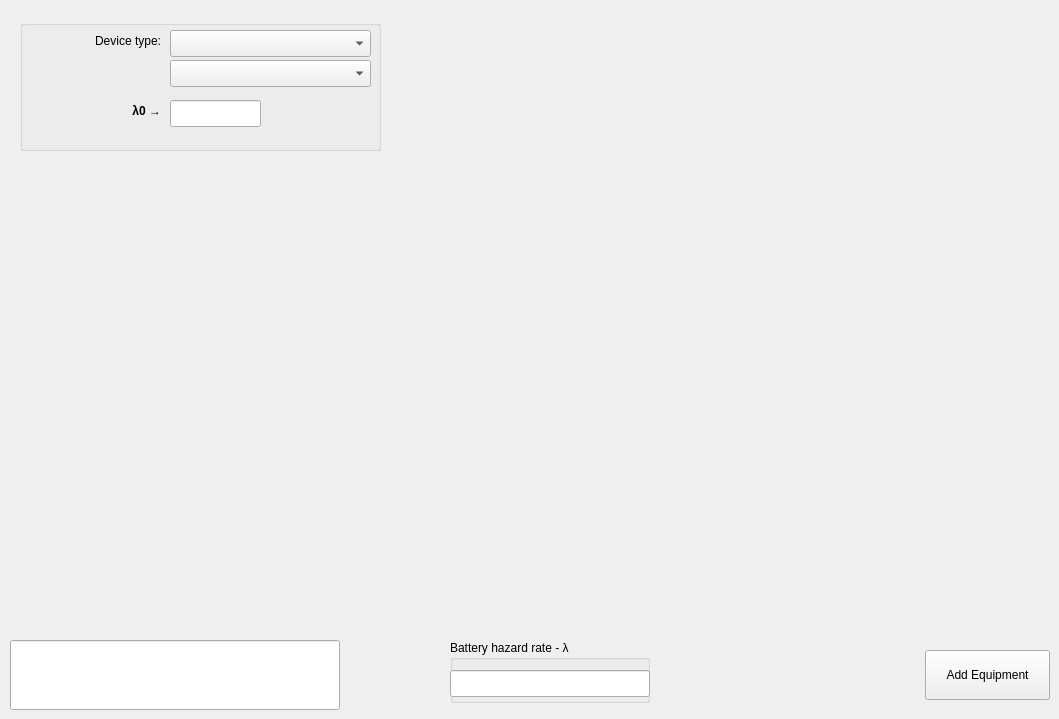
    <widget class="QWidget" name="tab_battery">
     <attribute name="title">
      <string>Battery</string>
     </attribute>
     <widget class="QGroupBox" name="groupBox_bat_lambda_bat">
      <property name="geometry">
       <rect>
        <x>450</x>
        <y>640</y>
        <width>200</width>
        <height>63</height>
       </rect>
      </property>
      <property name="font">
       <font>
        <underline>false</underline>
        <strikeout>false</strikeout>
       </font>
      </property>
      <property name="title">
       <string>Battery hazard rate - λ</string>
      </property>
      <widget class="QLineEdit" name="lineEdit_bat_lambda_bat">
       <property name="geometry">
        <rect>
         <x>0</x>
         <y>30</y>
         <width>200</width>
         <height>27</height>
        </rect>
       </property>
       <property name="readOnly">
        <bool>true</bool>
       </property>
      </widget>
     </widget>
     <widget class="QLineEdit" name="lineEdit_bat_warning_box">
      <property name="geometry">
       <rect>
        <x>10</x>
        <y>640</y>
        <width>330</width>
        <height>70</height>
       </rect>
      </property>
      <property name="readOnly">
       <bool>true</bool>
      </property>
     </widget>
     <widget class="QGroupBox" name="groupBox_bat_lambda_0">
      <property name="geometry">
       <rect>
        <x>20</x>
        <y>20</y>
        <width>361</width>
        <height>131</height>
       </rect>
      </property>
      <property name="title">
       <string/>
      </property>
      <widget class="QLabel" name="label_bat_device_type">
       <property name="geometry">
        <rect>
         <x>10</x>
         <y>10</y>
         <width>131</width>
         <height>21</height>
        </rect>
       </property>
       <property name="text">
        <string>Device type:</string>
       </property>
       <property name="alignment">
        <set>Qt::AlignRight|Qt::AlignTrailing|Qt::AlignVCenter</set>
       </property>
      </widget>
      <widget class="QComboBox" name="comboBox_bat_device_type_2">
       <property name="geometry">
        <rect>
         <x>150</x>
         <y>40</y>
         <width>201</width>
         <height>27</height>
        </rect>
       </property>
      </widget>
      <widget class="QLabel" name="label_bat_lambda_0">
       <property name="geometry">
        <rect>
         <x>10</x>
         <y>60</y>
         <width>131</width>
         <height>61</height>
        </rect>
       </property>
       <property name="font">
        <font>
         <weight>75</weight>
         <bold>true</bold>
        </font>
       </property>
       <property name="text">
        <string>λ0 →</string>
       </property>
       <property name="alignment">
        <set>Qt::AlignRight|Qt::AlignTrailing|Qt::AlignVCenter</set>
       </property>
       <property name="wordWrap">
        <bool>true</bool>
       </property>
      </widget>
      <widget class="QLineEdit" name="lineEdit_bat_lambda_0">
       <property name="geometry">
        <rect>
         <x>150</x>
         <y>80</y>
         <width>91</width>
         <height>27</height>
        </rect>
       </property>
       <property name="readOnly">
        <bool>true</bool>
       </property>
      </widget>
      <widget class="QComboBox" name="comboBox_bat_device_type">
       <property name="geometry">
        <rect>
         <x>150</x>
         <y>10</y>
         <width>201</width>
         <height>27</height>
        </rect>
       </property>
      </widget>
     </widget>
     <widget class="QPushButton" name="addButton_c_me_battery">
      <property name="geometry">
       <rect>
        <x>925</x>
        <y>650</y>
        <width>125</width>
        <height>50</height>
       </rect>
      </property>
      <property name="text">
       <string>Add Equipment</string>
      </property>
     </widget>
    </widget>
